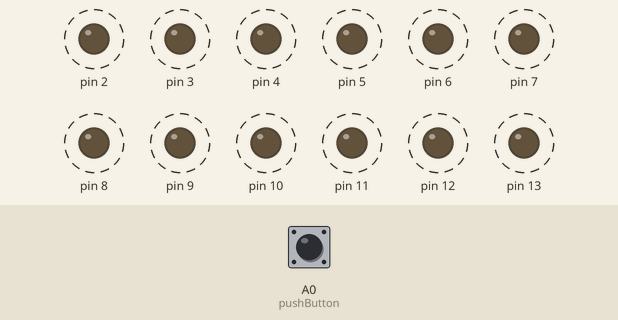
A sketch run on a simulated Arduino Uno, built with avr-gcc and run on an emulated ATmega328P. Shown: output pins drawn as LEDs (lit = HIGH). Dashed ring = blinking. The inputs (shaded band) are chosen by the test bench; at power-on: A0 (pushButton) LOW.

Above: at 1.8 s.
1.9 s: A0 (pushButton) pulled HIGH for 0.6 s
At 5.0 s:
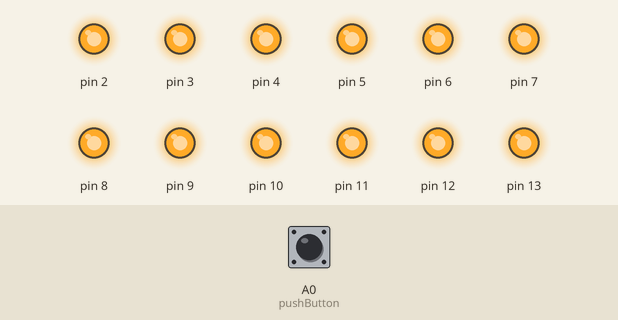
5.1 s: A0 (pushButton) pulled HIGH for 1 s
At 7.16 s:
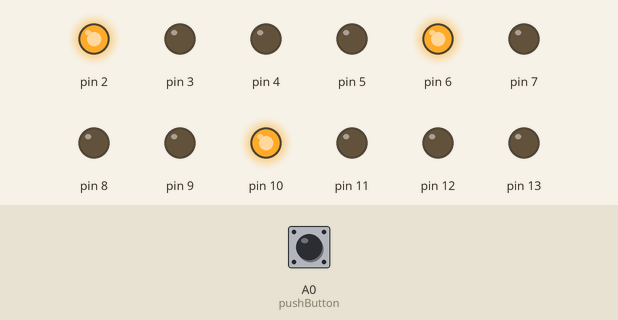
9.1 s: A0 (pushButton) pulled HIGH for 3.2 s
At 9.76 s:
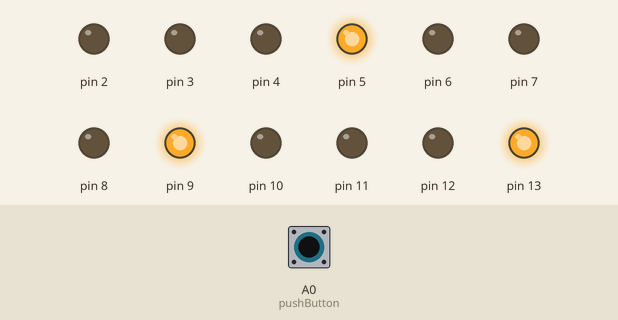
Timing chart, 0 to 19.8 s (numbered marks = the images above; inputs shaded):
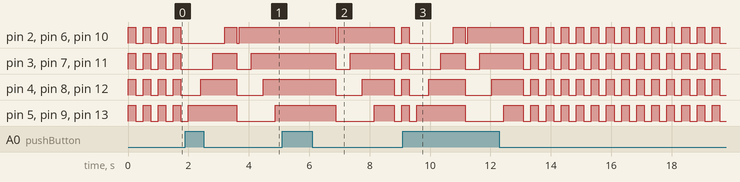

The sketch:

1234.ino
```cpp
int pushButton = A0;

void setup() {
  pinMode(pushButton, INPUT);
  pinMode(13, OUTPUT);
  pinMode(12, OUTPUT);
  pinMode(11, OUTPUT);
  pinMode(10, OUTPUT);
  pinMode(9, OUTPUT);
  pinMode(8, OUTPUT);
  pinMode(7, OUTPUT);
  pinMode(6, OUTPUT);
  pinMode(5, OUTPUT);
  pinMode(4, OUTPUT);
  pinMode(3, OUTPUT);
  pinMode(2, OUTPUT);
}

void loop() {
  int buttonState = digitalRead(pushButton);
  if (buttonState == 1) {
    digitalWrite(13, HIGH);
    digitalWrite(9, HIGH);
    digitalWrite(5, HIGH);
    delay(400);
    digitalWrite(12, HIGH);
    digitalWrite(8, HIGH);
    digitalWrite(4, HIGH);
    delay(400);
    digitalWrite(11, HIGH);
    digitalWrite(7, HIGH);
    digitalWrite(3, HIGH);
    delay(400);
    digitalWrite(10, HIGH);
    digitalWrite(6, HIGH);
    digitalWrite(2, HIGH);
    delay(400);

    digitalWrite(13, LOW);
    digitalWrite(12, LOW);
    digitalWrite(11, LOW);
    digitalWrite(10, LOW);
    digitalWrite(9, LOW);
    digitalWrite(8, LOW);
    digitalWrite(7, LOW);
    digitalWrite(6, LOW);
    digitalWrite(5, LOW);
    digitalWrite(4, LOW);
    digitalWrite(3, LOW);
    digitalWrite(2, LOW);
    delay(80);

    digitalWrite(10, HIGH);
    digitalWrite(6, HIGH);
    digitalWrite(2, HIGH);
    delay(400);
    digitalWrite(11, HIGH);
    digitalWrite(7, HIGH);
    digitalWrite(3, HIGH);
    delay(400);
    digitalWrite(12, HIGH);
    digitalWrite(8, HIGH);
    digitalWrite(4, HIGH);
    delay(400);
    digitalWrite(13, HIGH);
    digitalWrite(9, HIGH);
    digitalWrite(5, HIGH);
    delay(400);
  }

  else {
    digitalWrite(13, HIGH);
    digitalWrite(12, HIGH);
    digitalWrite(11, HIGH);
    digitalWrite(10, HIGH);
    digitalWrite(9, HIGH);
    digitalWrite(8, HIGH);
    digitalWrite(7, HIGH);
    digitalWrite(6, HIGH);
    digitalWrite(5, HIGH);
    digitalWrite(4, HIGH);
    digitalWrite(3, HIGH);
    digitalWrite(2, HIGH);
    delay(250);
    digitalWrite(13, LOW);
    digitalWrite(12, LOW);
    digitalWrite(11, LOW);
    digitalWrite(10, LOW);
    digitalWrite(9, LOW);
    digitalWrite(8, LOW);
    digitalWrite(7, LOW);
    digitalWrite(6, LOW);
    digitalWrite(5, LOW);
    digitalWrite(4, LOW);
    digitalWrite(3, LOW);
    digitalWrite(2, LOW);
    delay(250);
  }

}
```
